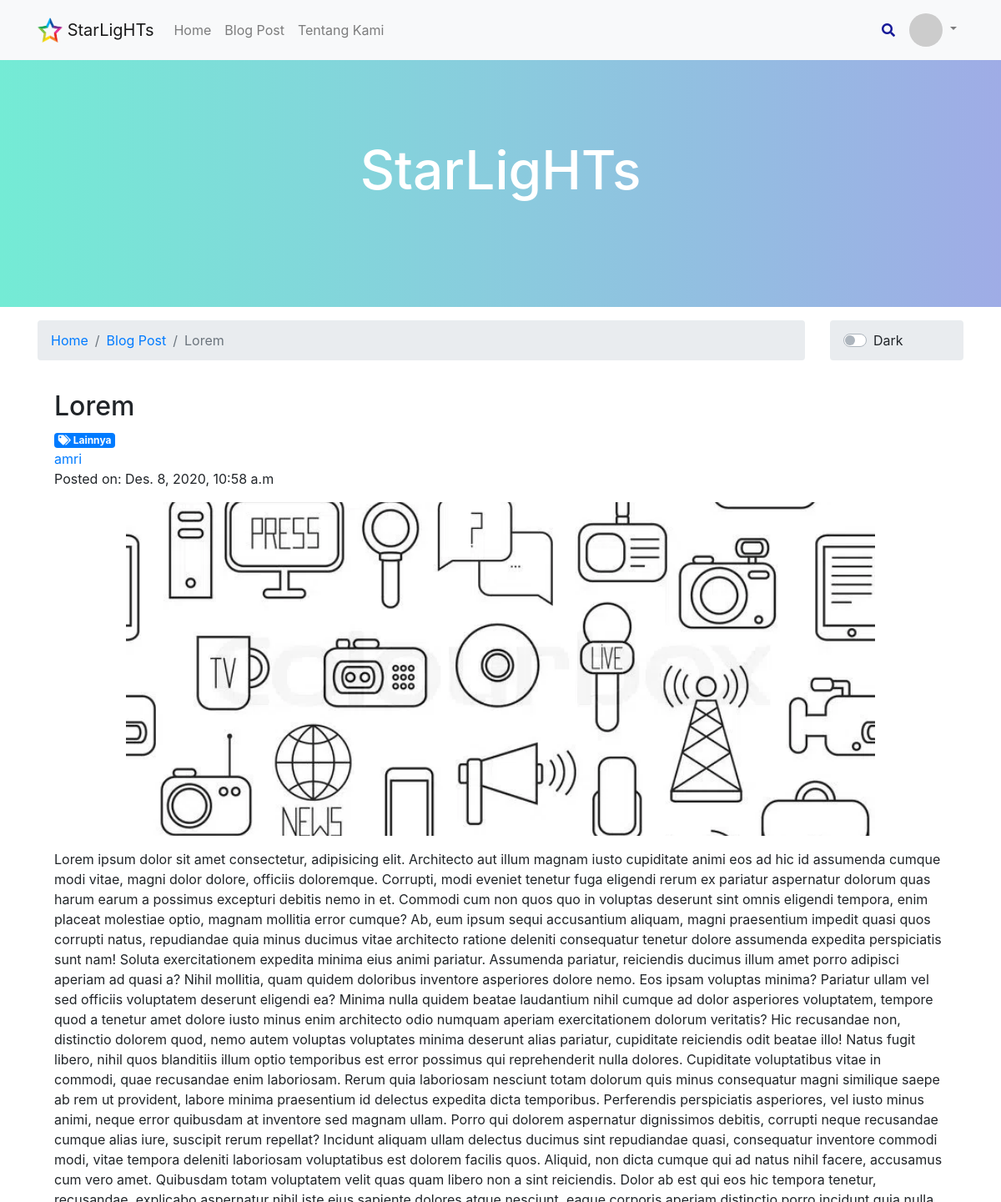
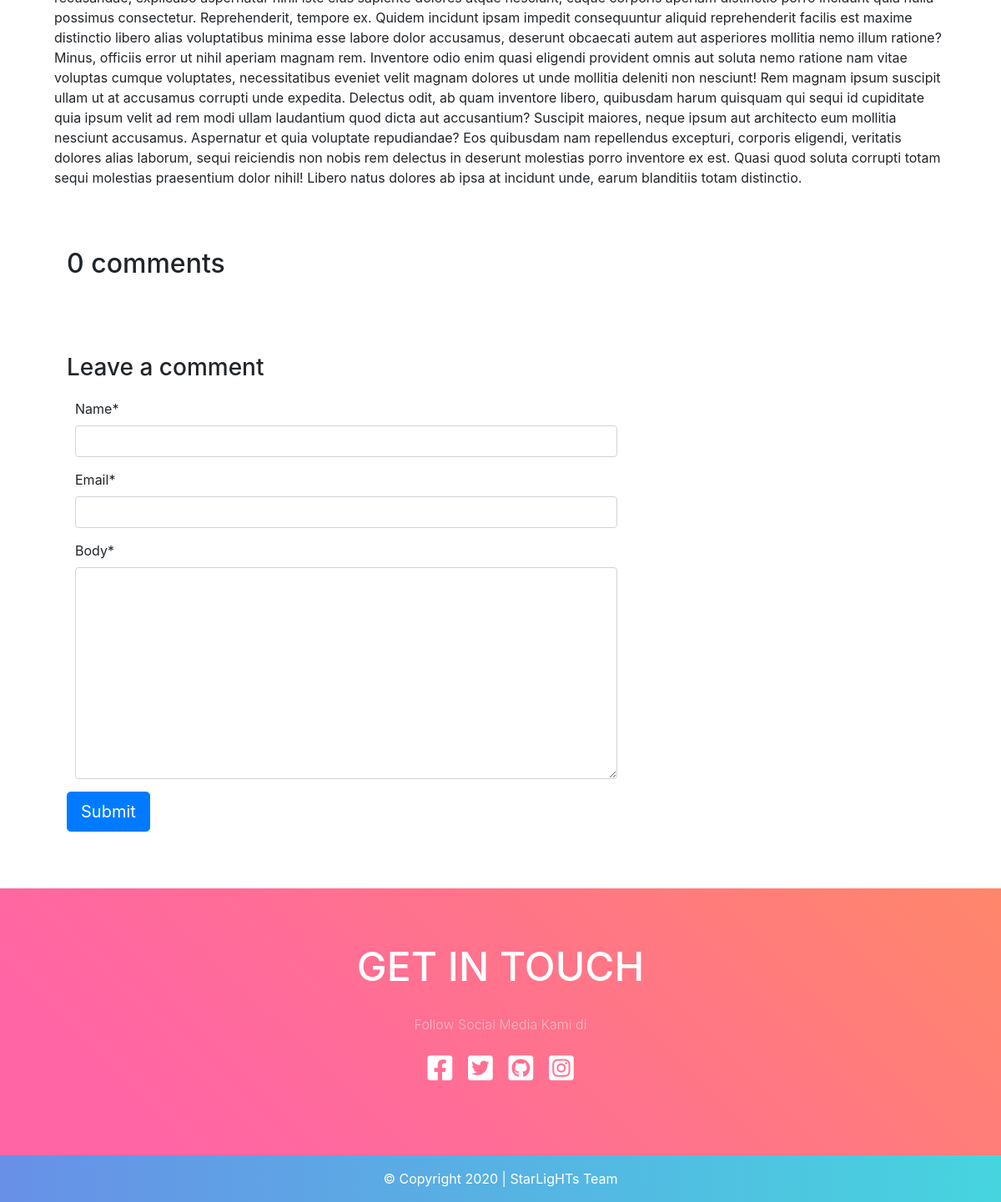
Page /blog/post/lorem/ on the committed database (2 pictures, top to bottom).
### blog/models.py (models this page shows, shortened)
class Post(models.Model):
    title = models.CharField(max_length=50)
    slug = models.SlugField()
    category = models.CharField(max_length=50, choices=Categories.choices, default=Categories.LAINNYA)
    thumbnail = models.ImageField(upload_to=UPLOAD_TO, default='img/default.webp')
    excerpt = models.CharField(max_length=150)
    author = models.ForeignKey(User, on_delete=models.CASCADE, related_name='blog_post', null=True)
    content = models.TextField()
    featured = models.BooleanField(default=False)
    date_created = models.DateTimeField(default=datetime.now, blank=True)
    status = models.IntegerField(choices=STATUS, default=0)
    class Meta:
        ordering = ['-date_created']

### blog/views.py (the view)
# urls.py: path('blog/post/<slug>/', views.post_detail, name='post-detail'),
def post_detail(request, slug):
    post = get_object_or_404(Post, slug=slug)
    comments = post.comments.filter(active=True)
    new_comment = None
    if request.method == 'POST':
        comment_form = CommentForm(data=request.POST)
        if comment_form.is_valid():
            new_comment = comment_form.save(commit=False)
            new_comment.post = post
            new_comment.save()
    else:
        comment_form = CommentForm()
    context = {
        'id': 'Post Detail',
        'title': post.title,
        'post': post,
        'comments': comments,
        'new_comment': new_comment,
        'comment_form': comment_form
    }
    return render(request, 'blog/post_detail.html', context)

### blog/forms.py
class CommentForm(forms.ModelForm):
    class Meta:
        model = Comment
        fields = ('name', 'email', 'body')

### templates/blog/post_detail.html (shortened to what this page needs)
{% extends 'layouts/base.html' %}
{% load crispy_forms_filters %}
{% load static %}
{% load crispy_forms_tags %}
{% block content %}
    {% include 'layouts/navbar.html' %}
    <div id="hero-section">
        <div class="container">
            <div id="head-line">
                <h1>StarLigHTs</h1>
            </div>
        </div>
        <ul class="bg-bubbles">
        </ul>
    </div>
    <div class="container">
        <div class="row">
            <div class="col-lg-10 col-md-8">
                <nav aria-label="breadcrumb">
                    <ol class="breadcrumb mt-3">
                        <li class="breadcrumb-item"><a href="{% url 'home-page' %}">Home</a></li>
                        <li class="breadcrumb-item"><a href="{% url 'blog-home' %}">Blog Post</a></li>
                        <li class="breadcrumb-item active">{{ post.title }}</li>
                    </ol>
                </nav>
            </div>
            <div class="col-lg-2 col-md-4">
                {% include 'layouts/dark_switcher.html' %}
            </div>
        </div>
        <div class="row">
            <div class="col-md-12 mb-6">
                <div class="card border-0 mb-4">
                    <div class="card-body">
                        <h2>{{ post.title }}</h2>
                        <a href="#" class="badge badge-primary"><i class="fas fa-tags" aria-hidden="true"></i>
                            {{ post.category }}</a>
                        <div><a href="{% url 'author-profile' post.author %}">{{ post.author }}</a></div>
                        <div>Posted on: {{ post.date_created }}</div>
                        <figure class="service text-center mt-3">
                            <div class="svcimg">
                                <img src="{{ post.thumbnail.url }}" class="figure-img img-fluid rounded"
                                     alt="Gambar Postingan">
                            </div>
                        </figure>
                        {{ post.content | safe }}
                    </div>
                    <div class="col-md-8 card mb-4  mt-3 ">
                        <div class="card-body">
                            <h2>{{ comments.count }} comments</h2>
                        </div>
                    </div>
                    <div class="col-md-8 card mb-4  mt-3 ">
                        <div class="card-body">
                            {% if new_comment %}
                                <div class="alert alert-success" role="alert">
                                    Your comment is awaiting moderation
                                </div>
                            {% else %}
                                <h3>Leave a comment</h3>
                                <form method="post" style="margin-top: 1.3em;">
                                    {{ comment_form | crispy }}
                                    <button type="submit" class="btn btn-primary  btn-lg">Submit</button>
                                </form>
                            {% endif %}
                        </div>
                    </div>
                </div>
            </div>
        </div>
    </div>
    <div id="hero-section2">
        <ul class="bg-bubbles">
        </ul>
        <div class="hero-content container">
            <h2 class="hero-title">
                <span>GET IN TOUCH</span>
            </h2>
            <p class="hero-description">Follow Social Media Kami di</p>
            <div id="social-headers">
                <ul>
                    <li class="fb-item">
                        <a href="#"><i class="fab fa-facebook-square"></i>
                        </a>
                    </li>
                    <li class="twitter-item">
                        <a href="#"><i class="fab fa-twitter-square"></i>
                        </a>
                    </li>
                    <li class="github-item">
                        <a href="#"><i class="fab fa-github-square"></i>
                        </a>
                    </li>
                    <li class="instagram-item">
                        <a href="#"><i class="fab fa-instagram-square"></i>
                        </a>
                    </li>
                </ul>
            </div>
        </div>
    </div>
    <footer class="warna-bg">
        <div class="text-white text-center pt-3 pb-3">
            © Copyright 2020 | StarLigHTs Team
        </div>
    </footer>
{% endblock %}

### static/css/postdetail.css (style rules this page uses)
.warna-bg { background: linear-gradient(to right, rgba(91, 134, 229, .92), rgba(54, 209, 220, .92)); }
.form-group { margin: 15px 10px; }
.svcimg .img-fluid { max-width: 84%; max-height: 400px; }
#hero-section { position: relative; overflow: hidden; height: calc(60vh - 160px); display: flex; justify-content: center; align-items: center; padding: 70px 0 70px 0; background-image: linear-gradient(90deg, #74EBD5 0%, #9FACE6 100%); }
#head-line h1 { position: relative; font-size: 4rem; color: #fff; text-align: center; }
#hero-section2 { position: relative; overflow: hidden; height: calc(60vh - 160px); display: flex; justify-content: center; align-items: center; padding: 0; background: #fdcb6e; background: linear-gradient(45deg, rgba(255, 101, 165, 1) 0, rgba(255, 101, 165, 1) 13%, rgba(255, 107, 154, 1) 35%, rgba(255, 134, 106, 1) 100%); }
.bg-bubbles { position: absolute; top: 0; left: 0; width: 100%; height: 100%; z-index: 1 }
.hero-content { display: flex; flex-direction: column; height: 100%; justify-content: center; align-items: center; text-align: center; -webkit-font-smoothing: antialiased; -moz-osx-font-smoothing: grayscale; max-width: 1080px; z-index: 2; }
.hero-content h2.hero-title { color: #fff; font-size: 48px; max-width: 780px; }
.hero-content h2.hero-title>span { font-weight: 500; }
.hero-content p.hero-description { margin: 20px auto 0 auto; color: rgba(255, 255, 255, 0.5); font-size: 16px; font-weight: 300; }
#social-headers { width: 100%; text-align: center; z-index: 2; }
#social-headers ul { display: inline-block; padding: 15px; margin: 0 0 10px; text-align: center; background: transparent; opacity: 0.98; }
#social-headers>ul>li { display: inline-block; text-align: center; padding: 0 5px; margin: 0; }
#social-headers>ul>li a { color: #fff; font-size: 34px; float: left; width: 34px; height: 34px; }
.fa-facebook-square:before { content: "\f082"; }
.card { border: none; }
.svcimg img { object-fit: cover; width: 84%; }
.svcimg { max-height: 400px; object-fit: cover; border-radius: 0.5rem; }

### rows in the picture
Post: title "Lorem", category "Lainnya", author "amri", date_created "Des. 8, 2020, 10:58 a.m", thumbnail (placeholder picture), content "Lorem ipsum dolor sit amet consectetur, adipisicing elit. Architecto aut illum magnam iusto cupiditate animi eos ad hic id assumenda cumque modi vitae, magni dolor dolore, officiis doloremque. Corrupti, modi eveniet tenetur fuga eligendi rerum ex pariatur aspernatur dolorum quas harum earum a possimus excepturi debitis nemo in et. Commodi cum non quos quo in voluptas deserunt sint omnis eligendi tempora, enim placeat molestiae optio, magnam mollitia error cumque? Ab, eum ipsum sequi accusantium aliquam, magni praesentium impedit quasi quos corrupti natus, repudiandae quia minus ducimus vitae architecto ratione deleniti consequatur tenetur dolore assumenda expedita perspiciatis sunt nam!…"

### other values in the picture
{{ comments.count }} "0"
